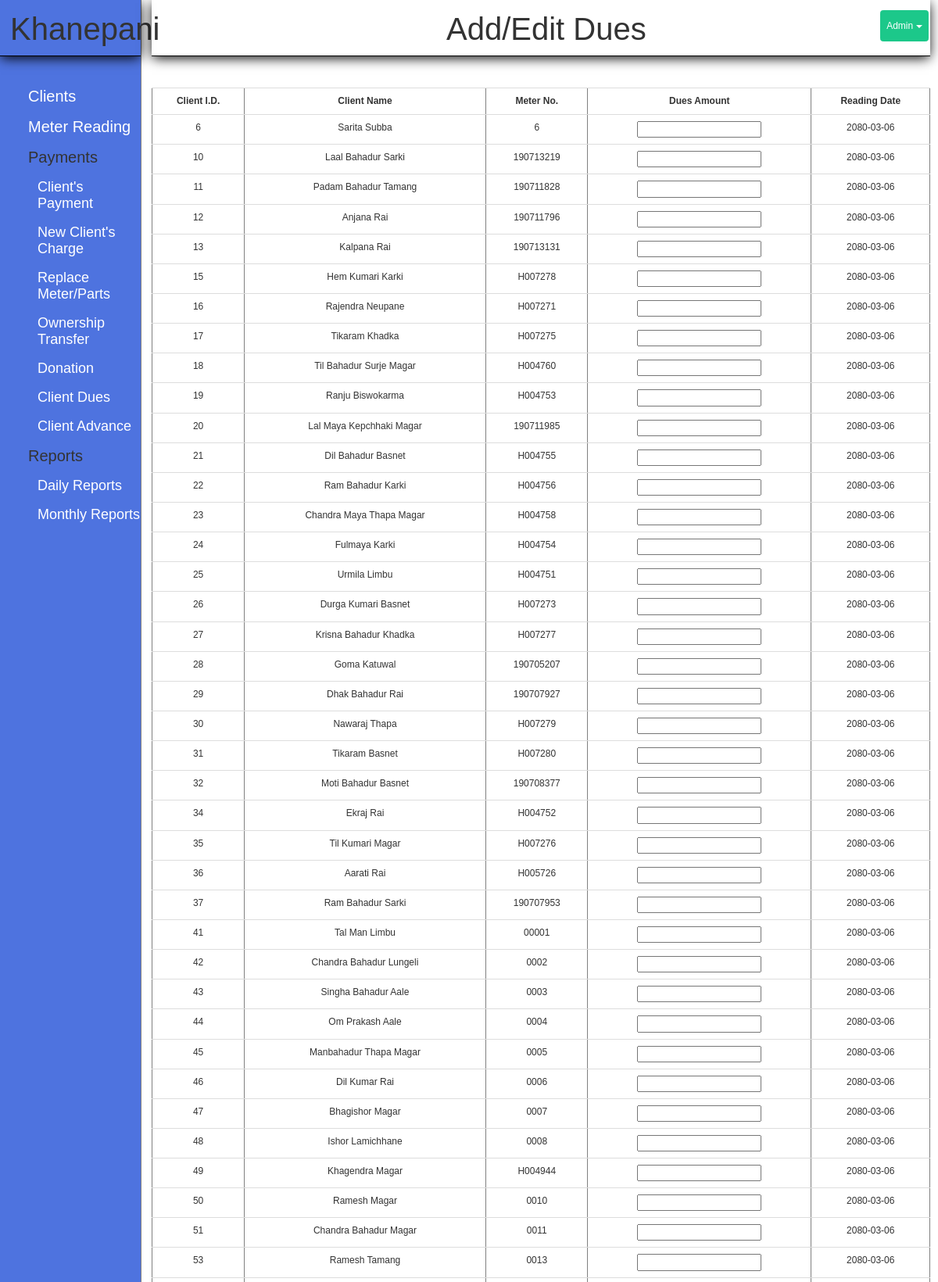
/index.php?page=dues_form (signed in, upper part), run on the app's committed database.
### tables this page shows
CREATE TABLE `client` (
  `id` int(11) NOT NULL,
  `name` varchar(30) NOT NULL,
  `phone` bigint(11) NOT NULL,
  `joinned` date DEFAULT NULL,
  `gharnum` varchar(10) DEFAULT NULL,
  `area` varchar(20) NOT NULL,
  `meter` varchar(15) NOT NULL,
  `address` varchar(20) NOT NULL,
  `father` varchar(30) DEFAULT NULL,
  `mother` varchar(30) DEFAULT NULL,
  `grandfather` varchar(50) DEFAULT NULL,
  `remark` text DEFAULT NULL
);

### modules/client/function.php (called while the page is built, shortened)
<?php
	class ClientModel{
		function get_for_reading(){
			global $con;
			$sql = "SELECT * FROM client";
			$rs = mysqli_query($con, $sql);
			$final = array();
			while($row = mysqli_fetch_assoc($rs))
			{
				$final[] = $row;
			}
			return $final;
		}
	}
?>

### modules/dues/form.php (the view, shortened to what this page needs)
<?php
	$client = $client->get_for_reading();
	global $con;
?>
<div>
	<h1 class="title">Add/Edit Dues</h1>
</div>
	<?php
		echo '<table border="1" width="100%" class="table"  id="result">';
		echo "<tr>
				<th> Client I.D. </th>
				<th> Client Name </th>
				<th> Meter No. </th>
				<th> Dues Amount </th>
				<th> Reading Date </th>
		<tr>
		";
		foreach ($client as $c) {
				$cid = $c['id'];
				$query = "SELECT cid FROM client_dues WHERE cid=".$cid;
				$rs = mysqli_query($con, $query);
				$row = mysqli_fetch_assoc($rs);
				if(!$row){
			?>
				<form method="post" action="?page=dues_form">
					<tr>
						<td>
							<?php echo $c['id']; ?>
						</td>
						<td>
							<?php echo $c['name']; ?>
						</td>
						<td>
							<?php echo $c['meter']; ?>
						</td>
						<td>
							<input type="text" name="amount[<?php echo $c['id']; ?>]" >
						</td>
						<td>
							<p class="to-picker"></p>
						</td>
					</tr>
			<?php
			}
		}
			echo '</table>';
	 ?>

### style.css (style rules this page uses)
* { margin: 0px; padding: 0px; }
body { font-family: arial; }
.title { border-bottom: 1px solid black; box-shadow: 0px 3px 15px -1px #000; padding: 15px 0px 12px 13px; margin: 0px 0px 40px 0px; text-align: center; font-size: 40px; }
table { border-collapse: collapse; margin-top: 5vh; }
table td, th { padding: 4px; text-align: center; }
.table tr td { text-transform: capitalize; }
.print h1,p { margin: 0; }
table tr,table th, table td { font-size: 1vw; }

### data on the page
client: id "6", name "Sarita Subba", meter "6"
client: id "10", name "Laal Bahadur Sarki", meter "190713219"
client: id "11", name "Padam Bahadur Tamang", meter "190711828"
client: id "12", name "Anjana Rai", meter "190711796"
client: id "13", name "Kalpana Rai", meter "190713131"
client: id "15", name "Hem Kumari Karki", meter "H007278"
client: id "16", name "Rajendra Neupane", meter "H007271"
client: id "17", name "Tikaram Khadka", meter "H007275"
client: id "18", name "Til Bahadur Surje Magar", meter "H004760"
client: id "19", name "Ranju Biswokarma", meter "H004753"
client: id "20", name "Lal Maya Kepchhaki Magar", meter "190711985"
client: id "21", name "Dil Bahadur Basnet", meter "H004755"
client: id "22", name "Ram Bahadur Karki", meter "H004756"
client: id "23", name "Chandra Maya Thapa Magar", meter "H004758"
client: id "24", name "Fulmaya Karki", meter "H004754"
client: id "25", name "Urmila Limbu", meter "H004751"
client: id "26", name "Durga Kumari Basnet", meter "H007273"
client: id "27", name "Krisna Bahadur Khadka", meter "H007277"
client: id "28", name "Goma Katuwal", meter "190705207"
client: id "29", name "Dhak Bahadur Rai", meter "190707927"
client: id "30", name "Nawaraj Thapa", meter "H007279"
client: id "31", name "Tikaram Basnet", meter "H007280"
client: id "32", name "Moti Bahadur Basnet", meter "190708377"
client: id "34", name "Ekraj Rai", meter "H004752"
client: id "35", name "Til Kumari Magar", meter "H007276"
client: id "36", name "Aarati Rai", meter "H005726"
client: id "37", name "Ram Bahadur Sarki", meter "190707953"
client: id "41", name "Tal Man Limbu", meter "00001"
client: id "42", name "Chandra Bahadur Lungeli", meter "0002"
client: id "43", name "Singha Bahadur Aale", meter "0003"
client: id "44", name "Om Prakash Aale", meter "0004"
client: id "45", name "Manbahadur Thapa Magar", meter "0005"
client: id "46", name "Dil Kumar Rai", meter "0006"
client: id "47", name "Bhagishor Magar", meter "0007"
client: id "48", name "Ishor Lamichhane", meter "0008"
client: id "49", name "Khagendra Magar", meter "H004944"
client: id "50", name "Ramesh Magar", meter "0010"
client: id "51", name "Chandra Bahadur Magar", meter "0011"
client: id "53", name "Ramesh Tamang", meter "0013"
